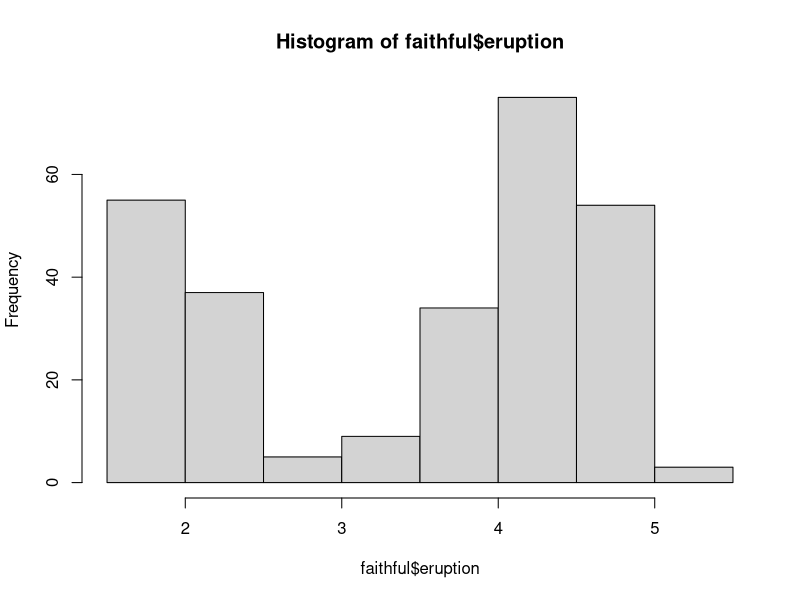
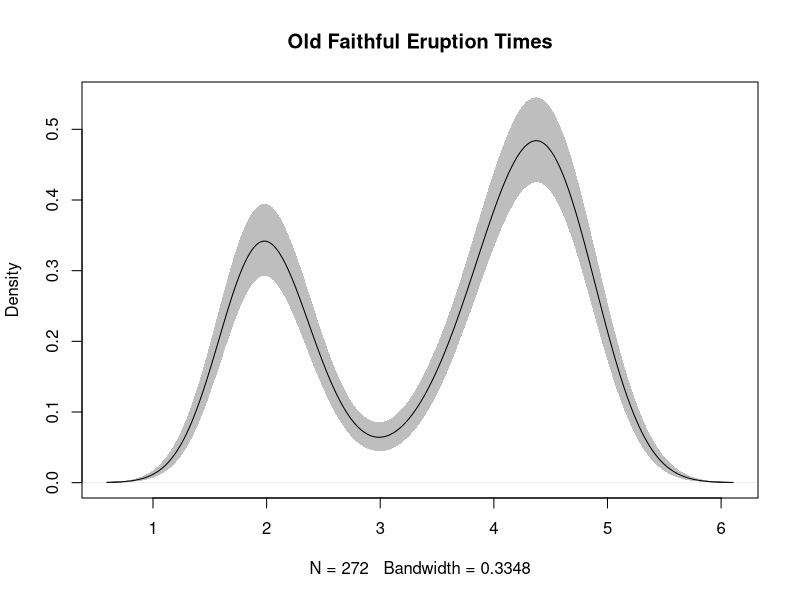

Source code (R) for these figures, in order:
## ---- chunk 1
hist(faithful$eruption)
## ---- chunk 2
vOfErTime <- faithful$eruptions
### # density fit 
fitDensity <- density(vOfErTime)
### # markov chain samples
fitMC <- replicate(10000, {
  vSam <- sample(vOfErTime, replace = TRUE);
  vSamDens <- density(vSam, from = min(fitDensity$x),
                      to = max(fitDensity$x))$y
})
### # get quantiles based on samples
fitQuant <- apply(fitMC, 1, 
                  quantile, c(0.025, 0.975))
plot(fitDensity, ylim = range(fitQuant), main = "Old Faithful Eruption Times")
polygon(c(fitDensity$x, rev(fitDensity$x)),
        c(fitQuant[1,], rev(fitQuant[2,])),
        col = 'grey', border = FALSE)
lines(fitDensity)
